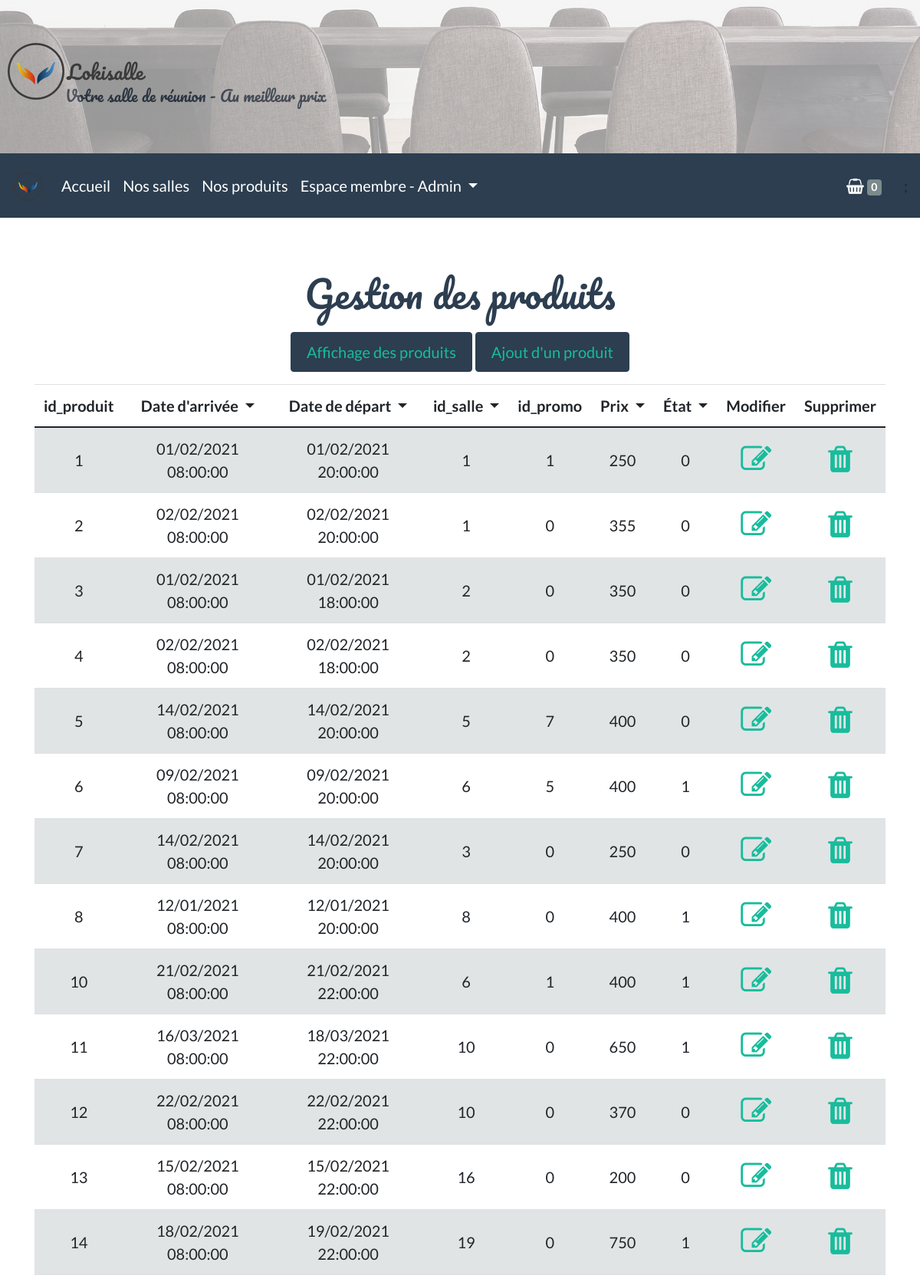
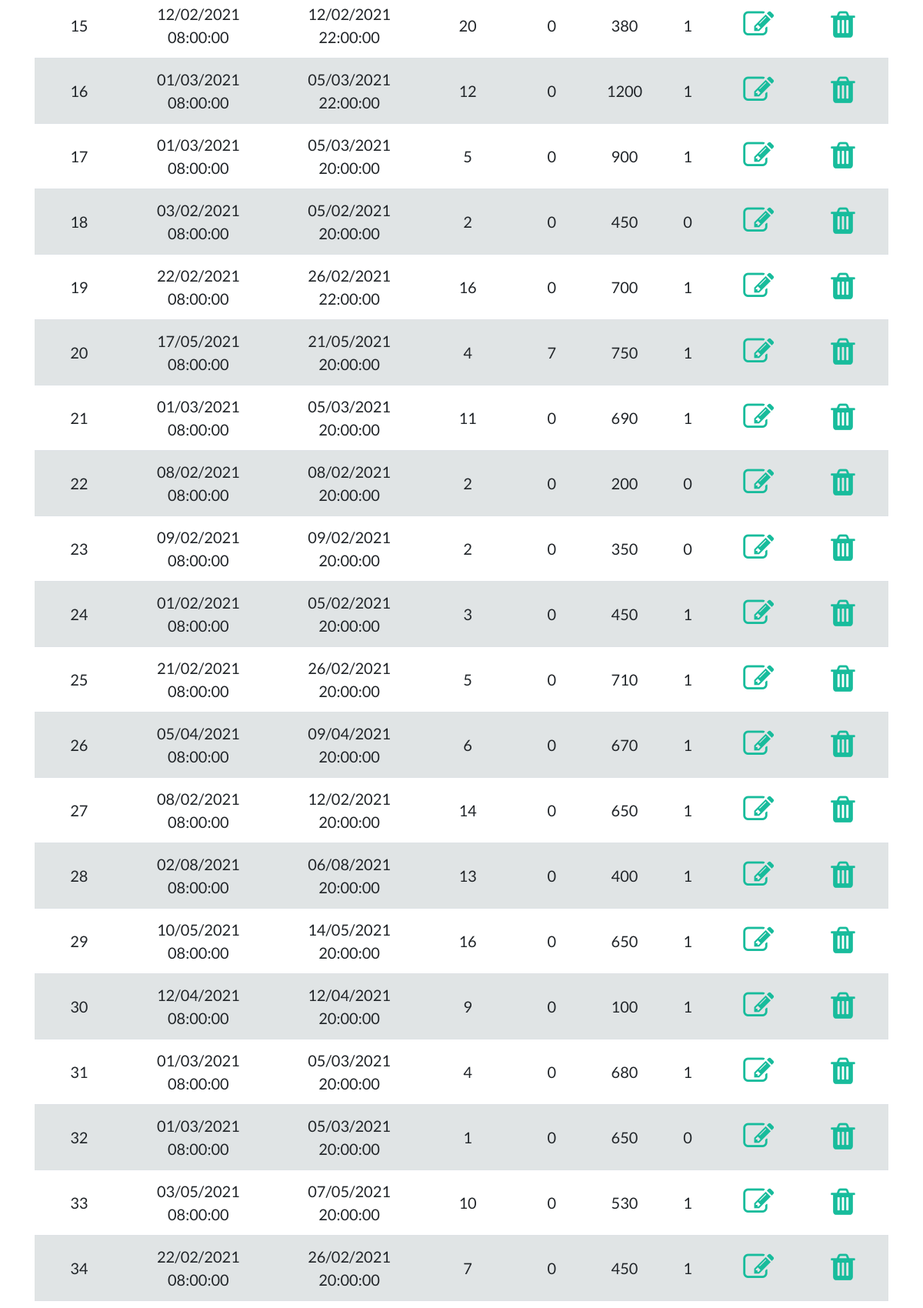
/admin/gestion_produit.php?action=affichage (signed in, upper part), run on the app's committed database (2 pictures, top to bottom).
### tables this page shows
CREATE TABLE `produit` (
  `id_produit` int(5) NOT NULL,
  `date_arrivee` datetime NOT NULL,
  `date_depart` datetime NOT NULL,
  `id_salle` int(5) NOT NULL,
  `id_promo` int(2) DEFAULT NULL,
  `prix` int(5) NOT NULL,
  `etat` int(1) NOT NULL
);

### admin/gestion_produit.php (the view, shortened to what this page needs)
<?php include_once('../inc/init.inc.php');?>
<?php include_once("../inc/haut.inc.php");?>
<?php include_once('../inc/menu.inc.php');?>
<div id="gestion_salle" class="conteneur py-5">
    <h1>Gestion des produits</h1>
    <div class="text-center mb-3">
      <button type="button" class="btn btn-primary mb-3"><a href="?action=affichage">Affichage des produits</a></button>
      <button type="button" class="btn btn-primary mb-3"><a href="?action=ajout">Ajout d'un produit</a></button>
<?php
if (isset($_GET['action']) && $_GET['action']=='affichage') {
  ?>
    <div class="row">
          <table class="table table-striped text-center">
            <thead>
                <tr>
                  <th scope="col">id_produit</th>
                  <th scope="col">
                    <div class="dropdown">
                      <span class="dropdown-toggle" id="drop_date_arrivee" data-bs-toggle="dropdown" aria-expanded="false">Date d'arrivée
                      </span>
                    </div>
                  </th>
                  <th scope="col">
                    <div class="dropdown">
                      <span class="dropdown-toggle" id="drop_date_depart" data-bs-toggle="dropdown" aria-expanded="false">Date de départ
                      </span>
                    </div>
                  </th>
                  <th scope="col">
                    <div class="dropdown">
                      <span class="dropdown-toggle" id="drop_salle" data-bs-toggle="dropdown" aria-expanded="false">id_salle
                      </span>
                    </div>
                  </th>
                  <th scope="col">id_promo</th>
                  <th scope="col">
                    <div class="dropdown">
                      <span class="dropdown-toggle" id="drop_prix" data-bs-toggle="dropdown" aria-expanded="false">Prix
                      </span>
                    </div>
                  </th>
                  <th scope="col">
                    <div class="dropdown">
                      <span class="dropdown-toggle" id="drop_etat" data-bs-toggle="dropdown" aria-expanded="false">État
                      </span>
                    </div>
                  </th>
                  <th scope="col">Modifier</th>
                  <th scope="col">Supprimer</th>
                </tr>
            </thead>
            <tbody>
<?php
if(isset($_GET['trie']) && $_GET['trie'] == 'prix_asc')
{
  $resultat = $pdo->query('SELECT date_format(date_arrivee,"%d/%m/%Y %T") AS new_date_arrivee,date_format(date_depart,"%d/%m/%Y %T") AS new_date_depart,produit.* FROM produit ORDER by prix asc');
}elseif (isset($_GET['trie']) && $_GET['trie'] == 'prix_desc')
{
  $resultat = $pdo->query('SELECT date_format(date_arrivee,"%d/%m/%Y %T") AS new_date_arrivee,date_format(date_depart,"%d/%m/%Y %T") AS new_date_depart,produit.* FROM produit ORDER by prix desc');
}elseif (isset($_GET['trie']) && $_GET['trie'] == 'date_a_asc')
{
  $resultat = $pdo->query('SELECT date_format(date_arrivee,"%d/%m/%Y %T") AS new_date_arrivee,date_format(date_depart,"%d/%m/%Y %T") AS new_date_depart,produit.* FROM produit ORDER by date_arrivee asc');
}elseif (isset($_GET['trie']) && $_GET['trie'] == 'date_a_desc')
{
  $resultat = $pdo->query('SELECT date_format(date_arrivee,"%d/%m/%Y %T") AS new_date_arrivee,date_format(date_depart,"%d/%m/%Y %T") AS new_date_depart,produit.* FROM produit ORDER by date_arrivee desc');
}elseif (isset($_GET['trie']) && $_GET['trie'] == 'date_d_asc')
{
  $resultat = $pdo->query('SELECT date_format(date_arrivee,"%d/%m/%Y %T") AS new_date_arrivee,date_format(date_depart,"%d/%m/%Y %T") AS new_date_depart,produit.* FROM produit ORDER by date_depart asc');
}elseif (isset($_GET['trie']) && $_GET['trie'] == 'date_d_desc')
{
  $resultat = $pdo->query('SELECT date_format(date_arrivee,"%d/%m/%Y %T") AS new_date_arrivee,date_format(date_depart,"%d/%m/%Y %T") AS new_date_depart,produit.* FROM produit ORDER by date_depart desc');
}elseif (isset($_GET['trie']) && $_GET['trie'] == 'salle_asc')
{
  $resultat = $pdo->query('SELECT date_format(date_arrivee,"%d/%m/%Y %T") AS new_date_arrivee,date_format(date_depart,"%d/%m/%Y %T") AS new_date_depart,produit.* FROM produit ORDER by id_salle asc');
}elseif (isset($_GET['trie']) && $_GET['trie'] == 'salle_desc')
{
  $resultat = $pdo->query('SELECT date_format(date_arrivee,"%d/%m/%Y %T") AS new_date_arrivee,date_format(date_depart,"%d/%m/%Y %T") AS new_date_depart,produit.* FROM produit ORDER by id_salle desc');
}elseif (isset($_GET['trie']) && $_GET['trie'] == 'etat_asc')
{
  $resultat = $pdo->query('SELECT date_format(date_arrivee,"%d/%m/%Y %T") AS new_date_arrivee,date_format(date_depart,"%d/%m/%Y %T") AS new_date_depart,produit.* FROM produit ORDER by etat asc');
}else
{
  $resultat = $pdo->query('SELECT date_format(date_arrivee,"%d/%m/%Y %T") AS new_date_arrivee,date_format(date_depart,"%d/%m/%Y %T") AS new_date_depart,produit.* FROM  produit');
}
    while ($datas = $resultat->fetch(PDO::FETCH_ASSOC))
    {
        echo '<tr>';
        echo '<td class="align-middle">'.$datas['id_produit'].'</td>';
        echo '<td class="align-middle">'.$datas['new_date_arrivee'].'</td>';
        echo '<td class="align-middle">'.$datas['new_date_depart'].'</td>';
        echo '<td class="align-middle">'.$datas['id_salle'].'</td>';
        echo '<td class="align-middle">'.$datas['id_promo'].'</td>';
        echo '<td class="align-middle">'.$datas['prix'].'</td>';
        echo '<td class="align-middle">'.$datas['etat'].'</td>';
        echo '<td class="align-middle"><a href="?action=edit&id='.$datas['id_produit'].'"><i class="fa fa-edit fa-2x"></i></a></td>';
        echo '<td class="align-middle"><a href="?action=delete&id='.$datas['id_produit'].'" Onclick="'."return(confirm('Êtes-vous sûr de vouloir supprimer ce produit?'))".'"><i class="fa fa-trash fa-2x"></i></a></td>';
        echo '</tr>';
    }
    ?>
            </tbody>
        </table>
    </div>
<?php
}
?>
  </div>
</div>
<?php include_once('../inc/bas.inc.php');?>

### inc/css/style.css (style rules this page uses)
* { box-sizing: border-box; }
body { min-height: 1000px; font-size: clamp(20px, 0.8em, 1em); }
h1 { text-align: center; color: #2C3E50; font-family: "Pacifico", cursive; margin: 2% 0%; }
.conteneur { margin: 0 auto; width: 90%; min-height: 1000px; }
.fa-trash { cursor: pointer; }
.btn { padding: 10px 20px; font-size: 1em; }

### data on the page
produit: id_produit "1", new_date_arrivee "01/02/2021 08:00:00", new_date_depart "01/02/2021 20:00:00", id_salle "1", id_promo "1", prix "250", etat "0"
produit: id_produit "2", new_date_arrivee "02/02/2021 08:00:00", new_date_depart "02/02/2021 20:00:00", id_salle "1", id_promo "0", prix "355", etat "0"
produit: id_produit "3", new_date_arrivee "01/02/2021 08:00:00", new_date_depart "01/02/2021 18:00:00", id_salle "2", id_promo "0", prix "350", etat "0"
produit: id_produit "4", new_date_arrivee "02/02/2021 08:00:00", new_date_depart "02/02/2021 18:00:00", id_salle "2", id_promo "0", prix "350", etat "0"
produit: id_produit "5", new_date_arrivee "14/02/2021 08:00:00", new_date_depart "14/02/2021 20:00:00", id_salle "5", id_promo "7", prix "400", etat "0"
produit: id_produit "6", new_date_arrivee "09/02/2021 08:00:00", new_date_depart "09/02/2021 20:00:00", id_salle "6", id_promo "5", prix "400", etat "1"
produit: id_produit "7", new_date_arrivee "14/02/2021 08:00:00", new_date_depart "14/02/2021 20:00:00", id_salle "3", id_promo "0", prix "250", etat "0"
produit: id_produit "8", new_date_arrivee "12/01/2021 08:00:00", new_date_depart "12/01/2021 20:00:00", id_salle "8", id_promo "0", prix "400", etat "1"
produit: id_produit "10", new_date_arrivee "21/02/2021 08:00:00", new_date_depart "21/02/2021 22:00:00", id_salle "6", id_promo "1", prix "400", etat "1"
produit: id_produit "11", new_date_arrivee "16/03/2021 08:00:00", new_date_depart "18/03/2021 22:00:00", id_salle "10", id_promo "0", prix "650", etat "1"
produit: id_produit "12", new_date_arrivee "22/02/2021 08:00:00", new_date_depart "22/02/2021 22:00:00", id_salle "10", id_promo "0", prix "370", etat "0"
produit: id_produit "13", new_date_arrivee "15/02/2021 08:00:00", new_date_depart "15/02/2021 22:00:00", id_salle "16", id_promo "0", prix "200", etat "0"
produit: id_produit "14", new_date_arrivee "18/02/2021 08:00:00", new_date_depart "19/02/2021 22:00:00", id_salle "19", id_promo "0", prix "750", etat "1"
produit: id_produit "15", new_date_arrivee "12/02/2021 08:00:00", new_date_depart "12/02/2021 22:00:00", id_salle "20", id_promo "0", prix "380", etat "1"
produit: id_produit "16", new_date_arrivee "01/03/2021 08:00:00", new_date_depart "05/03/2021 22:00:00", id_salle "12", id_promo "0", prix "1200", etat "1"
produit: id_produit "17", new_date_arrivee "01/03/2021 08:00:00", new_date_depart "05/03/2021 20:00:00", id_salle "5", id_promo "0", prix "900", etat "1"
produit: id_produit "18", new_date_arrivee "03/02/2021 08:00:00", new_date_depart "05/02/2021 20:00:00", id_salle "2", id_promo "0", prix "450", etat "0"
produit: id_produit "19", new_date_arrivee "22/02/2021 08:00:00", new_date_depart "26/02/2021 22:00:00", id_salle "16", id_promo "0", prix "700", etat "1"
produit: id_produit "20", new_date_arrivee "17/05/2021 08:00:00", new_date_depart "21/05/2021 20:00:00", id_salle "4", id_promo "7", prix "750", etat "1"
produit: id_produit "21", new_date_arrivee "01/03/2021 08:00:00", new_date_depart "05/03/2021 20:00:00", id_salle "11", id_promo "0", prix "690", etat "1"
produit: id_produit "22", new_date_arrivee "08/02/2021 08:00:00", new_date_depart "08/02/2021 20:00:00", id_salle "2", id_promo "0", prix "200", etat "0"
produit: id_produit "23", new_date_arrivee "09/02/2021 08:00:00", new_date_depart "09/02/2021 20:00:00", id_salle "2", id_promo "0", prix "350", etat "0"
produit: id_produit "24", new_date_arrivee "01/02/2021 08:00:00", new_date_depart "05/02/2021 20:00:00", id_salle "3", id_promo "0", prix "450", etat "1"
produit: id_produit "25", new_date_arrivee "21/02/2021 08:00:00", new_date_depart "26/02/2021 20:00:00", id_salle "5", id_promo "0", prix "710", etat "1"
produit: id_produit "26", new_date_arrivee "05/04/2021 08:00:00", new_date_depart "09/04/2021 20:00:00", id_salle "6", id_promo "0", prix "670", etat "1"
produit: id_produit "27", new_date_arrivee "08/02/2021 08:00:00", new_date_depart "12/02/2021 20:00:00", id_salle "14", id_promo "0", prix "650", etat "1"
produit: id_produit "28", new_date_arrivee "02/08/2021 08:00:00", new_date_depart "06/08/2021 20:00:00", id_salle "13", id_promo "0", prix "400", etat "1"
produit: id_produit "29", new_date_arrivee "10/05/2021 08:00:00", new_date_depart "14/05/2021 20:00:00", id_salle "16", id_promo "0", prix "650", etat "1"
produit: id_produit "30", new_date_arrivee "12/04/2021 08:00:00", new_date_depart "12/04/2021 20:00:00", id_salle "9", id_promo "0", prix "100", etat "1"
produit: id_produit "31", new_date_arrivee "01/03/2021 08:00:00", new_date_depart "05/03/2021 20:00:00", id_salle "4", id_promo "0", prix "680", etat "1"
produit: id_produit "32", new_date_arrivee "01/03/2021 08:00:00", new_date_depart "05/03/2021 20:00:00", id_salle "1", id_promo "0", prix "650", etat "0"
produit: id_produit "33", new_date_arrivee "03/05/2021 08:00:00", new_date_depart "07/05/2021 20:00:00", id_salle "10", id_promo "0", prix "530", etat "1"
produit: id_produit "34", new_date_arrivee "22/02/2021 08:00:00", new_date_depart "26/02/2021 20:00:00", id_salle "7", id_promo "0", prix "450", etat "1"
